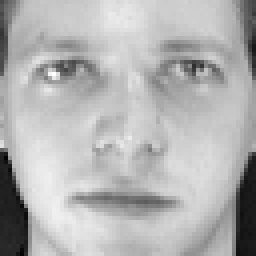
#> input picture olivetti_PNG_master/images/image-0.png, 64 x 64 px, found by its file name (shown 4 times larger)
$ jupyter execute --allow-errors task1_new.ipynb
#> lines starting #> are read from the running program, lines starting #| are printed output that depends on the picture
# Task 1
Implementate un programma che – dato un ID, identificatore di una immagine, e dato uno dei seguenti modelli, estragga e stampi (in un formato comprensibile per un utente umano) i corrispondenti descrittori di feature:

[cell 1]
from PIL import Image
from numpy import asarray
import numpy as np
from scipy.stats import skew

# load and display an image with Matplotlib
from matplotlib import image
from matplotlib import pyplot

# Implementazione dei Color Moments

Color moments, CM8x8:
Suddividete l’immagine in finestre di dimensione 8x8, calcolate i momenti del colore per ciascuna finestra e
 concatenate questi momenti del colore per ottenere un descrittore unificato.

--------------

Implementazione dei **Color Moments**:
- Mean;
- Standard Deviation;
- Skewness.

> **Nota bene:** Questa implementazione restituisce come descrittore di un'immagine un vettore formato da 3 elementi: [*mean*, *std*, *skewness*]

Per calcolare i ColorMoments abbiamo calcolato mean, std e skewness per ogni singola sottoimmagine delle 64 ottenute dividendo l'immaginane iniziale e concatenando tutti questi valori otteneno un descrittore da 192 elementi in modo tale da non perdere informazioni rispetto alla **LOCALITA'**.

[cell 2]
# funzione che calcola il decrittore specificato per l'immagine data in input
# parametri:
# imageID: nome del file dell'immagine
# modelName: nome del descrittore che vogliamo calcolare

def ottieniDescrittore(imageID, modelName):
    match modelName:
        case 'ColorMoments':
            # apriamo l'immagine
            image = Image.open('./olivetti_PNG_master/images/' + imageID)

            # convertiamo l'immagine in un numpy array
            data = asarray(image)
            print(data)

            print("DATA di 0 - prima riga")
            print(data[0])

            print("num cols: ", len(data[0]))
            print("num rows: ", len(data))
            arrayOf64LittleImages = getArrayOf64LittleImages(data)
            print("QUESTA LEN arrayOf64LittleImages: ", len(arrayOf64LittleImages))

            print("arrayOf64LittleImages: ", len(arrayOf64LittleImages[0]))

            print("arrayOf64LittleImages: ",arrayOf64LittleImages[0])


            # [7 lines of commented-out code are left out]

            return getColorMoments(arrayOf64LittleImages[0])

        case 'LBP':
            image = Image.open('./olivetti_PNG_master/images/' + imageID)
            print("SONO QUA 1")

            # convertiamo l'immagine in un numpy array
            data = asarray(image)
            print("SONO QUA 2")

            arrayOf64LittleImages = getArrayOf16LittleImages(data)
            print("SONO QUA 3")
            print("LEN : ", len(arrayOf64LittleImages))
            return getLBPCorrect(arrayOf64LittleImages[0])
            #return lbp_histogram(imageID)  # getLBPdescriptor(imageID)

        case 'HOG':
            return getHOGfeatures('./olivetti_PNG_master/images/' + imageID)

        case _:
            return "Errore, inserire un descrittore corretto"

##*****************************************************

# [88 lines left out: functions ottieniDescrittoreSecondaParte, ottieniDescrittoreOfAnyImages, getColorMoments, not called in this run]

# funzione che divide l'immagine in input in 64 matrici più piccole (mattonelle)
# parametri:
    # data: l'immagine in forma di numpy array (ovvero una matrice numerica in cui ogni valore indica il colore del pixel in scala di grigi)

def split(array, nrows, ncols):
    """Split a matrix into sub-matrices."""
    print("Sono in split")

    r, h = array.shape

    print("r: ", r, ", h:", h)

    print("prima del return")
    return (array.reshape(h//nrows, nrows, -1, ncols)
                 .swapaxes(1, 2)
                 .reshape(-1, nrows, ncols))


# [6 lines left out: function getArrayOf64LittleImages, not called in this run]

def getArrayOf16LittleImages(data):
    A = split(data, 16, 16)

    print("Numero di sottoimmagini: ", len(A))

    return [A]

#> (a cell that did not finish here is left out)


# Implementazione HOG features

Se necessario, utilizzate I seguenti valori per i parametri richiesti If needed use the following parameter settings:
- numero di orientation bins = 9,
- dimensione della cella = 8,
- dimensione del blocco = 2,
- oriented gradients (yes/no) = no, and 0 otherwise.
- L2-norm clipping threshold = 0.2

---------------------

Implementazione delle **HOG features**.

Spiegazione HOG computation: https://www.youtube.com/watch?v=28xk5i1_7Zc

[cell 4]
#importing required libraries
from skimage.io import imread
from skimage.transform import resize
from skimage.feature import hog
from skimage import exposure
import matplotlib.pyplot as plt

def getHOGfeatures(imageID):
        # reading the image
    img = imread(imageID, 0)

    if 'otherImages' in imageID:
        img = Image.open(imageID).convert('L')
        img = img.resize((64, 64))

    # resizing image
    resized_img = resize(img, (128*1, 64*1))

    #creating hog features
    fd, hog_image = hog(resized_img, orientations=9, pixels_per_cell=(8, 8),
                        cells_per_block=(2, 2), visualize=True)

    # plt.axis("off")
    # plt.imshow(hog_image, cmap="gray")

    # Rescale histogram for better display
    hog_image_rescaled = exposure.rescale_intensity(hog_image, in_range=(0, 10))

    print(fd)     #fd è di lunghezza 3780

    return fd

#> (a cell that did not finish here is left out)


# Implementazione LBP

Extended Local binary patterns, ELBP:
Calcolate le features ELBP per l’immagine data.

> **Nota bene:** La traccia richiedeva di implementare ELBP, ma noi non abbiamo trovato nulla cercando online.

### Prima implementazione LBP

[cell 6]
#https://www.geeksforgeeks.org/create-local-binary-pattern-of-an-image-using-opencv-python/

import cv2
import numpy as np
from matplotlib import pyplot as plt


def get_pixel(img, center, x, y):

    new_value = 0

    try:
        # If local neighbourhood pixel
        # value is greater than or equal
        # to center pixel values then
        # set it to 1
        if img[x][y] >= center:
            new_value = 1

    except:
        # Exception is required when
        # neighbourhood value of a center
        # pixel value is null i.e. values
        # present at boundaries.
        pass

    return new_value

# Function for calculating LBP
def lbp_calculated_pixel(img, x, y):

    # pixel che considero come "centro"
    center = img[x][y]

    val_ar = []

    # top_left
    val_ar.append(get_pixel(img, center, x-1, y-1))

    # top
    val_ar.append(get_pixel(img, center, x-1, y))

    # top_right
    val_ar.append(get_pixel(img, center, x-1, y + 1))

    # right
    val_ar.append(get_pixel(img, center, x, y + 1))

    # bottom_right
    val_ar.append(get_pixel(img, center, x + 1, y + 1))

    # bottom
    val_ar.append(get_pixel(img, center, x + 1, y))

    # bottom_left
    val_ar.append(get_pixel(img, center, x + 1, y-1))

    # left
    val_ar.append(get_pixel(img, center, x, y-1))

    # Now, we need to convert binary
    # values to decimal
    power_val = [1, 2, 4, 8, 16, 32, 64, 128]

    val = 0

    for i in range(len(val_ar)):
        val += val_ar[i] * power_val[i]

    return val

def getLBPdescriptor(imageID):
#> called with imageID = 'image-0.png'
    path = './olivetti_PNG_master/images/' + imageID
#> path = './olivetti_PNG_master/images/image-0.png'
    img_bgr = cv2.imread(path, 1)
#> img_bgr is the input picture: shape (64, 64, 3); min 0, max 255, mean 178.1

    height, width, _ = img_bgr.shape
#> height = 64; width = 64

    # We need to convert RGB image
    # into gray one because gray
    # image has one channel only.
    img_gray = cv2.cvtColor(img_bgr,
                            cv2.COLOR_BGR2GRAY)

    # Create a numpy array as
    # the same height and width
    # of RGB image
    img_lbp = np.zeros((height, width),
                    np.uint8)

    for i in range(0, height):
        for j in range(0, width):
            img_lbp[i, j] = lbp_calculated_pixel(img_gray, i, j)
#> this loop made 64 passes
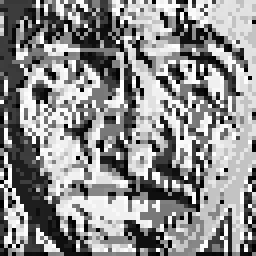
#> img_lbp: shape (64, 64) (shown 4 times larger); min 0, max 255, mean 140.6

    return img_lbp

[cell 7]
getLBPdescriptor('image-0.png')

### Seconda implementazione LBP

[cell 8]
def getLBPimage(gray_image):
    '''
    == Input ==
    gray_image  : color image of shape (height, width)

    == Output ==
    imgLBP : LBP converted image of the same shape as
    '''

    ### Step 0: Step 0: Convert an image to grayscale
    #gray_image = cv2.cvtColor(image, cv2.COLOR_BGR2GRAY)

    gray_image = cv2.cvtColor(img_bgr,
                        cv2.COLOR_BGR2GRAY)

    imgLBP = np.zeros_like(gray_image)

    print(gray_image.shape)

    neighboor = 3
    for ih in range(0,gray_image.shape[0] - neighboor):
        for iw in range(0,gray_image.shape[1] - neighboor):
            ### Step 1: 3 by 3 pixel
            img          = gray_image[ih:ih+neighboor,iw:iw+neighboor]
            center       = img[1,1]
            img01        = (img >= center)*1.0  # matrice di 9 pixel che contiene 1 se il valore del pixel è maggiore del valore di center

            vector =  [0] * 8 # inizializzo un vettore con 8 zeri

            vector[0] = img01[0][0]
            vector[1] = img01[0][1]
            vector[2] = img01[0][2]
            vector[3] = img01[1][2]
            vector[4] = img01[2][2]
            vector[5] = img01[2][1]
            vector[6] = img01[2][0]
            vector[7] = img01[1][0]

            ### Step 3: Decimal: Convert the binary operated values to a digit.
            where_img01_vector = np.where(vector)[0]

            print("where_img01_vector")
            print(where_img01_vector)

            if len(where_img01_vector) >= 1:
                num = np.sum(2**where_img01_vector)
            else:
                num = 0
            imgLBP[ih+1,iw+1] = num

            print("NUM")
            print(num)

    return(imgLBP)

[cell 9]
path = './olivetti_PNG_master/images/image-0.png'
img_bgr = cv2.imread(path, 1)

height, width, _ = img_bgr.shape

# We need to convert RGB image
# into gray one because gray
# image has one channel only.
img_gray = cv2.cvtColor(img_bgr,
                        cv2.COLOR_BGR2GRAY)

# Create a numpy array as
# the same height and width
# of RGB image
img_lbp = np.zeros((height, width),
                   np.uint8)

for i in range(0, height):
    for j in range(0, width):
        img_lbp[i, j] = lbp_calculated_pixel(img_gray, i, j)

plt.imshow(img_bgr)
plt.show()

plt.imshow(img_lbp, cmap ="gray")
plt.show()

print(img_lbp)
#> (printed output is left out)

print("LBP Program is finished")

[cell 10]
import cv2, os

# dir_images = "LBPdata/"
# imgs = os.listdir(dir_images)
#for imgnm in imgs:

path = './olivetti_PNG_master/images/image-0.png'
img_bgr = cv2.imread(path, 1)

gray_image = cv2.cvtColor(img_bgr,
                        cv2.COLOR_BGR2GRAY)

imgLBP    = getLBPimage(img_bgr)
#| (64, 64)
#> after the loop in getLBPimage, `for ih in range(0,gray_image.shape[0] - neighboor):`:
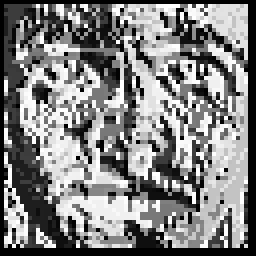
#> imgLBP: shape (64, 64) (shown 4 times larger); min 0, max 255, mean 128.9

vecimgLBP = imgLBP.flatten()

fig = plt.figure(figsize=(20,8))
ax  = fig.add_subplot(1,3,1)
ax.imshow(gray_image)
ax.set_title("gray scale image")
ax  = fig.add_subplot(1,3,2)
ax.imshow(imgLBP,cmap="gray")
ax.set_title("LBP converted image")
ax  = fig.add_subplot(1,3,3)
freq,lbp, _ = ax.hist(vecimgLBP,bins=2**8)
ax.set_ylim(0,500)
lbp = lbp[:-1]
## print the LBP values when frequencies are high
largeTF = freq > 5000
for x, fr in zip(lbp[largeTF],freq[largeTF]):
    ax.text(x,fr, "{:6.0f}".format(x),color="magenta")
#> this loop made 0 passes
ax.set_title("LBP histogram")
plt.show()
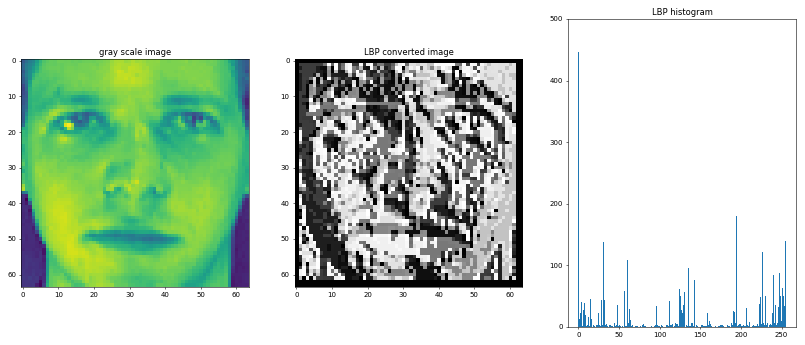
#> figure drawn by matplotlib, 3 panels; panel 3: tallest bar 447 high, from x = 0 to 0.996

### Terza implementazione LBP - Implementazione usata nel progetto

>**NB**: Come descrittore LBP attualmente usiamo l'istrogramma basandoci sulle frequenze.

Bin dell'istrogramma: [0, 1, 2, 3, 4, 5, 6, 7, ...]

Descrittore basato sul conteggio dei pixel con un certo valore: [132  45   6  27  56  10  32  88 ...]

Descrittore basato sulla frequenza dei pixel con un certo valore: [0.03222656 0.01098633 0.00146484 0.0065918  0.01367188 0.00244141 0.0078125  0.02148438 ...]

*Come otteniamo il valore della frequenza?* Il valore si ottiene prendendo il numero di pixel con un certo valore e dividendolo per (64*64), ovvero il numero totale di pixel.

**Esempio**: $$ \frac{132}{64 * 64}\ = 0.03222656  $$

[cell 11]
import numpy as np
from skimage import io, color
from skimage.feature import local_binary_pattern
import matplotlib.pyplot as plt
from matplotlib import cm

# [13 lines left out: function lbp_histogram_final, not called in this run]

def lbp_histogram(imageID):
    img = Image.open('./olivetti_PNG_master/images/' + imageID)
    patterns = local_binary_pattern(img, 8, 1)
    print("STAMPO PATTERNS")
    print(patterns)

    for i in range(len(patterns)):
        print(patterns[i])

    #plt.imshow(patterns, cmap ="gray")
    #plt.show()
    hist, _ = np.histogram(patterns, bins=np.arange(2**8 + 1), density=False)    # Usando density = False otteniamo il conteggio dei pixel con quel valore, non la frequenza
    return hist

# [28 lines left out: functions lbp_histogram_secondaparte, lbp_histogram_secondaparte_task567, not called in this run]

#> (the rest of this cell did not finish here and is left out)


print(len(img_bgr_feats))
print(img_bgr_feats)


# [17 lines left out: function getLBPCorrect, not called in this run]

[cell 12]
import cv2
import numpy as np

def lbp_histogram_test_rotation(imageID):
    img = Image.open('./olivetti_PNG_master/images/' + imageID)
    rotated_image1 = img.rotate(90)

    patterns = local_binary_pattern(rotated_image1, 8, 1)
    print("STAMPO PATTERNS")
    print(patterns)

    for i in range(len(patterns)):
        print(patterns[i])

    plt.imshow(patterns, cmap ="gray")
    plt.show()
    hist, _ = np.histogram(patterns, bins=np.arange(2**8 + 1), density=False)    # Usando density = False otteniamo il conteggio dei pixel con quel valore, non la frequenza
    return hist

#> (the rest of this cell did not finish here and is left out)

#> in lbp_histogram_test_rotation, `rotated_image1 = img.rotate(90)`:
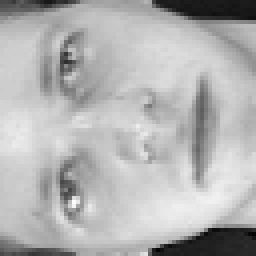
#> rotated_image1: PIL image 64x64 L (shown 4 times larger); min 0, max 255, mean 178.1

print(len(img_bgr_feats))
print(img_bgr_feats)

[cell 13]
import matplotlib.pyplot as plt

#> (the rest of this cell did not finish here and is left out)

#> (a cell that did not finish here is left out)
